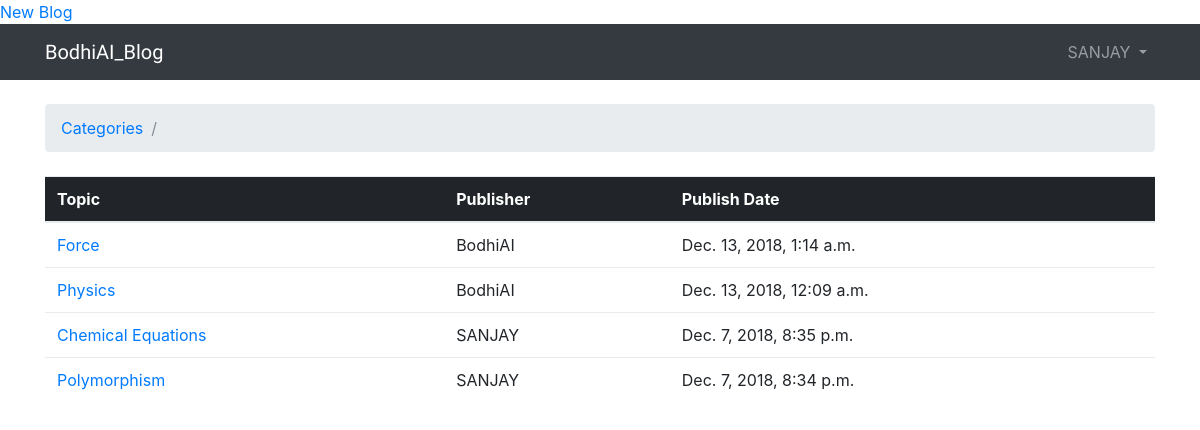
Page /categories/2/ (signed in) on the committed database.
### BodhiAI_Blog_App/models.py (models this page shows, shortened)
class Topic(models.Model):
    subject = models.CharField(max_length=255)
    last_updated = models.DateTimeField(default=timezone.now)
    category = models.ForeignKey(Category,on_delete=models.CASCADE, related_name='topics')
    Publisher = models.ForeignKey(User,on_delete=models.CASCADE,related_name='topics')

### BodhiAI_Blog_App/views.py (the view)
# urls.py: url(r'^categories/(?P<pk>\d+)/$', views.category_topics, name='category_topics'),
def category_topics(request, pk):
    category = get_object_or_404(Category, pk=pk)
    topics = category.topics.order_by('-last_updated')
    return render(request, 'topics.html', {'category': category, 'topics': topics})

### templates/topics.html (shortened to what this page needs)
{% extends 'base.html' %}
{% block breadcrumb %}
  <li class="breadcrumb-item"><a href="{% url 'home' %}">Categories</a></li>
  <li class="breadcrumb-item active">{{ categoy.name }}</li>
{% endblock %}
{% block content %}
  <table class="table">
    <thead class="thead-inverse">
      <tr>
        <th>Topic</th>
        <th>Publisher</th>
        <th>Publish Date</th>
      </tr>
    </thead>
    <tbody>
      {% for topic in topics %}
        <tr>
          <td><a href="{% url 'topic_posts' category.pk topic.pk %}">{{ topic.subject }}</a></td>
          <td>{{ topic.Publisher.username }}</td>
          <td>{{ topic.last_updated }}</td>
        </tr>
      {% endfor %}
    </tbody>
  </table>
{% endblock %}

### templates/base.html (shortened to what this page needs)
{% load static %}
<html>
  <head>
    <link rel="stylesheet" href="{% static 'img/css/bootstrap.min.css' %}">
    <link rel="stylesheet" href="{% static 'img/css/app.css' %}">
  </head>
  {% if user.is_authenticated %}
  <a href ="/create_blog/">New Blog</a>
  {% endif %}
  <body>
    {% block body %}
      <nav class="navbar navbar-expand-sm navbar-dark bg-dark">
        <div class="container">
          <a class="navbar-brand" href="{% url 'home' %}">BodhiAI_Blog</a>
          <div class="collapse navbar-collapse" id="mainMenu">
            {% if user.is_authenticated %}
              <ul class="navbar-nav ml-auto">
                <li class="nav-item dropdown">
                  <a class="nav-link dropdown-toggle" href="#" id="userMenu" data-toggle="dropdown" aria-haspopup="true" aria-expanded="false">
                    {{ user.username }}
                  </a>
                  </div>
            {% endif %}
          </div>
      </nav>
      <div class="container">
        <ol class="breadcrumb my-4">
          {% block breadcrumb %}
          {% endblock %}
        </ol>
        {% block content %}
        {% endblock %}
      </div>
    {% endblock body %}
</body>
</html>

### static/img/css/app.css (style rules this page uses)
.navbar-brand { font-family: 'Peralta', cursive; }

### rows in the picture
Topic: subject "Force", Publisher.username "BodhiAI", last_updated "Dec. 13, 2018, 1:14 a.m."
Topic: subject "Physics", Publisher.username "BodhiAI", last_updated "Dec. 13, 2018, 12:09 a.m."
Topic: subject "Chemical Equations", Publisher.username "SANJAY", last_updated "Dec. 7, 2018, 8:35 p.m."
Topic: subject "Polymorphism", Publisher.username "SANJAY", last_updated "Dec. 7, 2018, 8:34 p.m."

### other values in the picture
{{ user.username }} "SANJAY"
